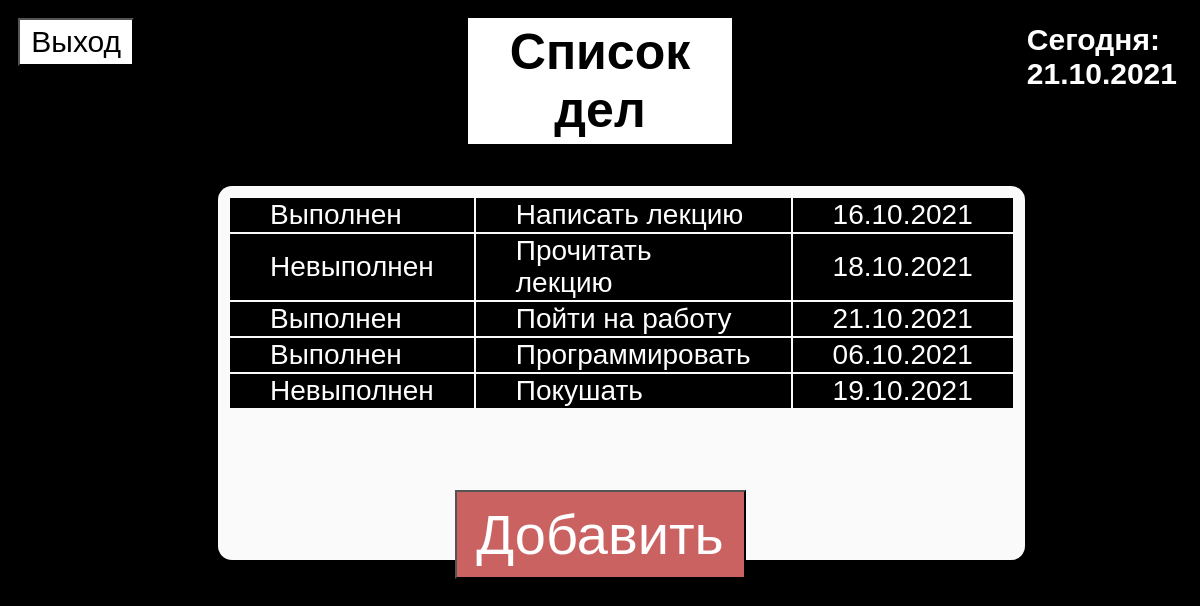
Page /index.html (signed in) on the earlier database version.
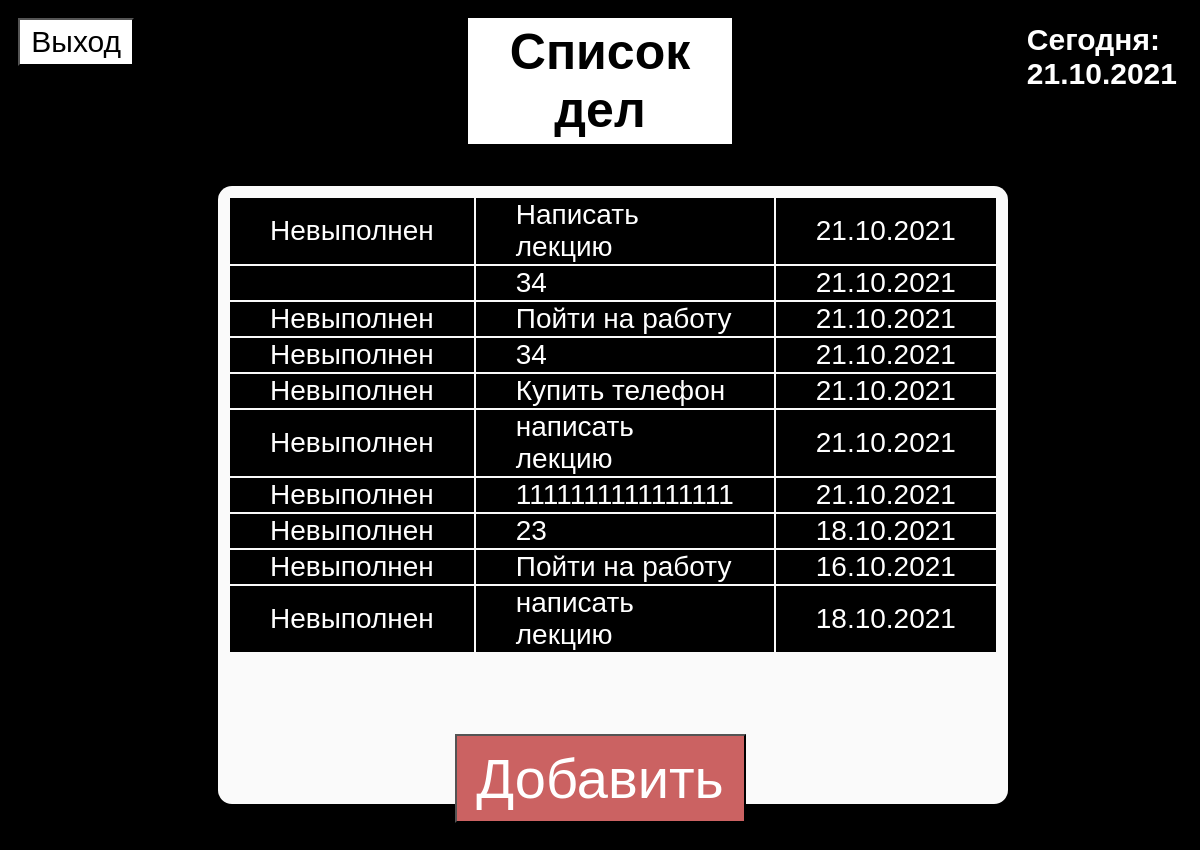
Same page on the later database version.
### pulls/models.py (models this page shows)
class Task(models.Model):
    status = models.CharField(max_length=20, blank=True)
    task_name = models.CharField(max_length=50)
    data = models.DateField()
    User_id = models.ForeignKey(User, on_delete=models.CASCADE, default=None, blank=True)

### pulls/views.py (the view)
# urls.py: path('index.html', MainPage.as_view()),
class MainPage(View):
    def get(self, request):
        date_today = timezone.now()
        tasks = get_task(request.session['id_user'])
        context = {
            "tasks": tasks,
            "date_today": date_today
        }
        return render(request, 'index.html', context=context)

### pulls/basa.py (called while the page is built)
def get_task(user_id):
    tasks = Task.objects.filter(User_id=user_id)
    return tasks

### templates/index.html (shortened to what this page needs)
{% extends 'base.html' %}
{% load static %}
{% block link %}
    <link rel="stylesheet" href="{% static 'css/style.css'%}" type="text/css">
{% endblock %}
{% block content %}
    <button name="write" class="exitBtn" onclick="window.location.href='exit.html'">Выход</button>
    <h3 class="cssdata">Сегодня: <div >{{date_today | date:"d.m.Y"}}</div></h3>
    <h2 id="myDIV">Cписок дел</h2>
    <table id="myUL">
        {% for task in tasks %}
        {% include 'tasks.html' %}
        {% endfor %}
    </table>
    <button onclick="window.location.href='add.html' " class="addBtn">Добавить</button>
{% endblock %}

### templates/tasks.html
{% block content %}
        <tr class='success'>
            <td style='width:1%' >{{ task.status }}</td>
            <td style='width:87%'>{{ task.task_name}}</td>
            <td style='width:12%'>{{ task.data| date:"d.m.Y" }}</td>
        </tr>
{% endblock %}

Differences in the rows shown:
no longer on this page (row edited): Task: status "Невыполнен", task_name "Прочитать лекцию", data "18.10.2021"
no longer on this page (row edited): Task: status "Невыполнен", task_name "Покушать", data "19.10.2021"
changed Task "Написать лекцию": status "Выполнен" → "Невыполнен"; data "16.10.2021" → "21.10.2021"
changed Task (number 2 of 10 on the later page): task_name "Пойти на работу" → "34"; status "Выполнен" → (not shown)
changed Task (number 3 of 10 on the later page): status "Выполнен" → "Невыполнен"; task_name "Программировать" → "Пойти на работу"; data "06.10.2021" → "21.10.2021"
added Task: status "Невыполнен", task_name "34", data "21.10.2021"
added Task: status "Невыполнен", task_name "Купить телефон", data "21.10.2021"
added Task: status "Невыполнен", task_name "написать лекцию", data "21.10.2021"
added Task: status "Невыполнен", task_name "1111111111111111", data "21.10.2021"
added Task: status "Невыполнен", task_name "23", data "18.10.2021"
added Task: status "Невыполнен", task_name "Пойти на работу", data "16.10.2021"
added Task: status "Невыполнен", task_name "написать лекцию", data "18.10.2021"
